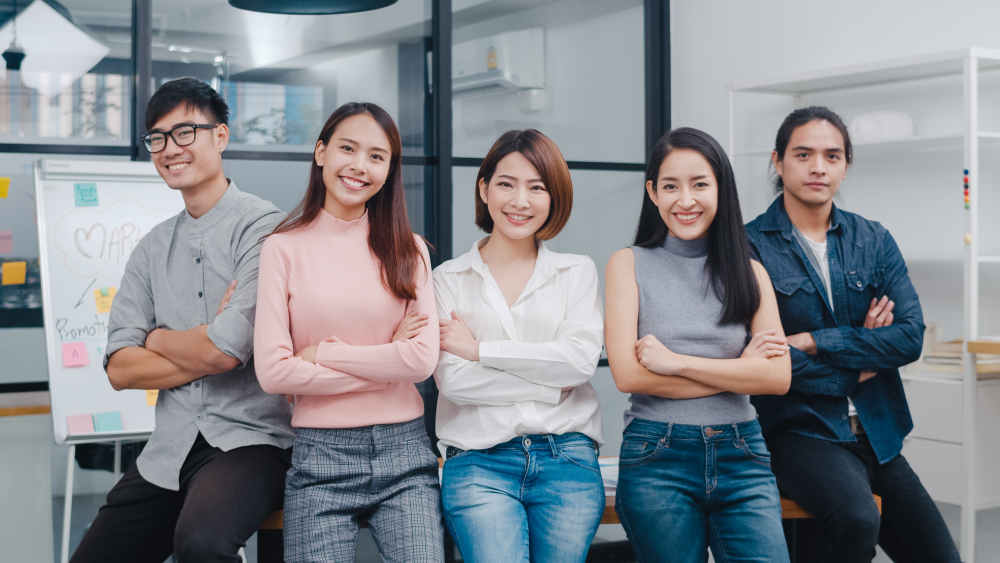
#> input picture people_faces.jpg, 4000 x 2250 px (shown at 1/4 size)
$ jupyter execute --allow-errors 3_Introduction_to_Image_Processing.ipynb
#> lines starting #> are read from the running program, lines starting #| are printed output that depends on the picture
<a href="https://colab.research.google.com/github/CMOONCS/Outreach_JC_AI4F/blob/main/3_Introduction_to_Image_Processing.ipynb" target="_parent"></a>

# A. Analyse your own image

[cell 1]
#@title Step 1: Define funtion to take a picture
from IPython.display import HTML, Audio
from google.colab.output import eval_js
from base64 import b64decode
import numpy as np
import io
from PIL import Image

VIDEO_HTML = """
<video autoplay
 width=%d height=%d style='cursor: pointer;'></video>
<script>

var video = document.querySelector('video')

navigator.mediaDevices.getUserMedia({ video: true })
  .then(stream=> video.srcObject = stream)

var data = new Promise(resolve=>{
  video.onclick = ()=>{
    var canvas = document.createElement('canvas')
    var [w,h] = [video.offsetWidth, video.offsetHeight]
    canvas.width = w
    canvas.height = h
    canvas.getContext('2d')
          .drawImage(video, 0, 0, w, h)
    video.srcObject.getVideoTracks()[0].stop()
    video.replaceWith(canvas)
    resolve(canvas.toDataURL('image/jpeg', %f))
  }
})
</script>
"""
def take_photo(filename='photo.jpg', quality=0.8, size=(800,600)):
  display(HTML(VIDEO_HTML % (size[0],size[1],quality)))
  data = eval_js("data")
  binary = b64decode(data.split(',')[1])
  f = io.BytesIO(binary)
  return np.asarray(Image.open(f))

#> (a cell that did not finish here is left out)

[cell 3]
#@title Step 3: Show the Photo
#from google.colab.patches import cv2_imshow
#cv2_imshow(img)
import matplotlib.pyplot as plt

plt.figure(figsize=(10,10))
#> (this line was passed over: IPython is not available in this run)
#> (the rest of this cell did not finish here and is left out)

#> (a cell that did not finish here is left out)

[cell 5]
#@title Step 5: Resize the Image
import cv2
#> (the rest of this cell did not finish here and is left out)

#> (a cell that did not finish here is left out)

[cell 7]
#@title Step 7: Change image to GrayScale
from google.colab.patches import cv2_imshow
#> (the rest of this cell did not finish here and is left out)

# Let's Try a Face Detection Model

### Step 1: Download the image on your system

---

### Step 2: Follow the given instruction

[cell 8]
#@title Step 3: Load an Image
from google.colab.patches import cv2_imshow
import cv2
image_path = 'people_faces.jpg'
img1 = cv2.imread(image_path)
#> img1 is the input picture: shape (2250, 4000, 3); mean B, G, R 142.7, 136.9, 133.2
#plt.imshow(img1)
#plt.show()
cv2_imshow(img1)

[cell 9]
#@title Step 4: Use a Face Detection Model
#Load the image
img1 = cv2.imread(image_path)
#Convert the image to grayscale
gray_img1 = cv2.cvtColor(img1 , cv2.COLOR_BGR2GRAY)
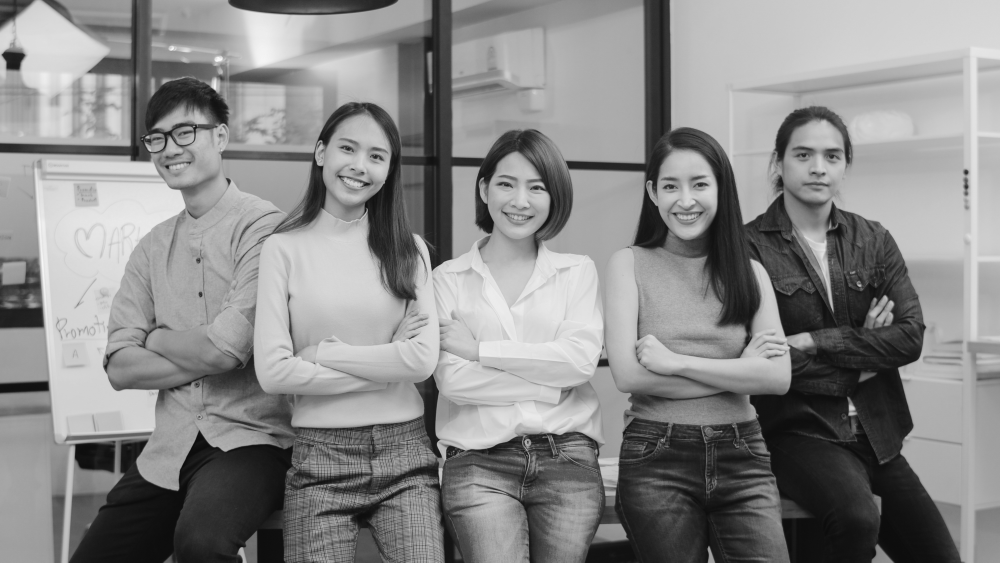
#> gray_img1: shape (2250, 4000) (shown at 1/4 size); min 9, max 251, mean 136.4
#Load the required haar-cascade XML classifier file
face_detection = cv2.CascadeClassifier(cv2.data.haarcascades + 'haarcascade_frontalface_default.xml')
# Apply the face detection on grayscale image
detection = face_detection.detectMultiScale(gray_img1,scaleFactor = 1.05)
#> detection = 19 rows, first 6: [3303, 1023, 52, 52], [2854, 1125, 55, 55], [309, 341, 92, 92], [3020, 959, 68, 68], [3461, 1048, 70, 70], [2281, 2098, 72, 72]

[cell 10]
#@title Step 5: Display the Detected Faces
for (x , y , w , h) in detection:
   cv2.rectangle(img1 , (x , y) , (x+w , y+h) , (0 , 255 , 0) , 5)
#> this loop made 19 passes
#> (x, y, w, h) on passes 1 to 12: (3303, 1023, 52, 52), (2854, 1125, 55, 55), (309, 341, 92, 92), (3020, 959, 68, 68), (3461, 1048, 70, 70), (2281, 2098, 72, 72), (1472, 1811, 74, 74), (2382, 1829, 92, 92), (1149, 1788, 105, 105), (2247, 2049, 110, 110), (2542, 1338, 126, 126), (1913, 2053, 179, 179)
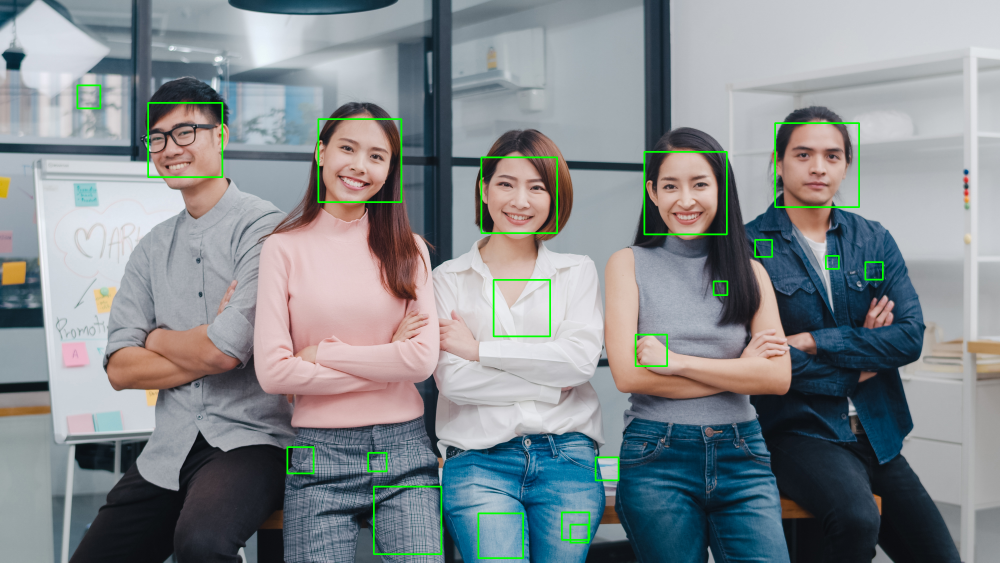
#> img1: shape (2250, 4000, 3) (shown at 1/4 size); mean B, G, R 141.5, 138.2, 132.1
cv2_imshow(img1)
"""plt.imshow(img1)
plt.show()"""
